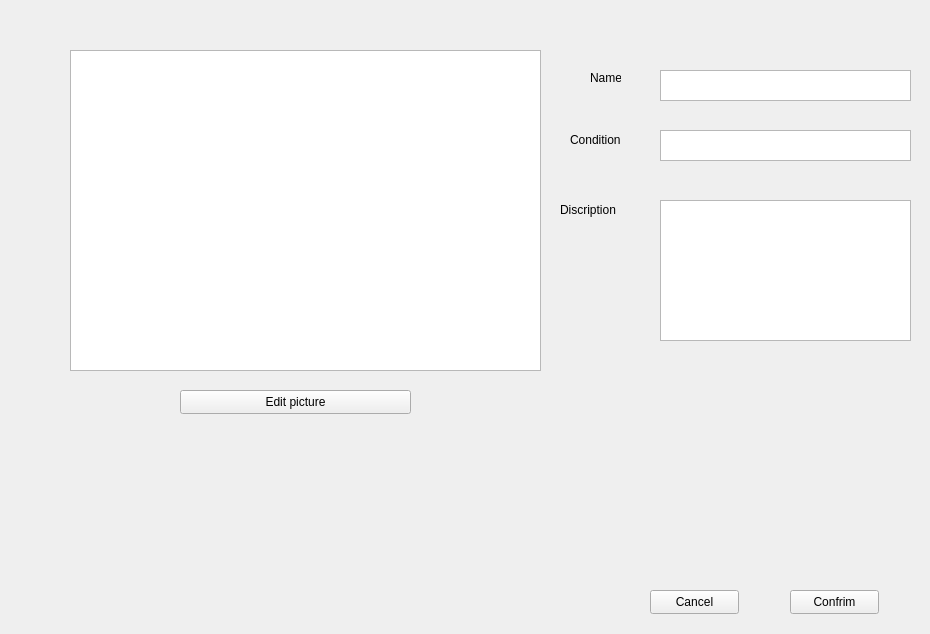
<?xml version="1.0" encoding="UTF-8"?>
<ui version="4.0">
 <class>Edit_Form</class>
 <widget class="QWidget" name="Edit_Form">
  <property name="geometry">
   <rect>
    <x>0</x>
    <y>0</y>
    <width>930</width>
    <height>634</height>
   </rect>
  </property>
  <property name="windowTitle">
   <string>Form</string>
  </property>
  <widget class="QGraphicsView" name="Product">
   <property name="geometry">
    <rect>
     <x>70</x>
     <y>50</y>
     <width>471</width>
     <height>321</height>
    </rect>
   </property>
  </widget>
  <widget class="QPushButton" name="Edit_pic_btn">
   <property name="geometry">
    <rect>
     <x>180</x>
     <y>390</y>
     <width>231</width>
     <height>24</height>
    </rect>
   </property>
   <property name="text">
    <string>Edit picture</string>
   </property>
  </widget>
  <widget class="QTextEdit" name="Name_input">
   <property name="geometry">
    <rect>
     <x>660</x>
     <y>70</y>
     <width>251</width>
     <height>31</height>
    </rect>
   </property>
  </widget>
  <widget class="QTextEdit" name="Condition_input">
   <property name="geometry">
    <rect>
     <x>660</x>
     <y>130</y>
     <width>251</width>
     <height>31</height>
    </rect>
   </property>
  </widget>
  <widget class="QTextEdit" name="Discrip_input">
   <property name="geometry">
    <rect>
     <x>660</x>
     <y>200</y>
     <width>251</width>
     <height>141</height>
    </rect>
   </property>
  </widget>
  <widget class="QLabel" name="label">
   <property name="geometry">
    <rect>
     <x>590</x>
     <y>70</y>
     <width>31</width>
     <height>16</height>
    </rect>
   </property>
   <property name="text">
    <string>Name</string>
   </property>
  </widget>
  <widget class="QLabel" name="label_2">
   <property name="geometry">
    <rect>
     <x>570</x>
     <y>130</y>
     <width>81</width>
     <height>20</height>
    </rect>
   </property>
   <property name="text">
    <string>Condition</string>
   </property>
  </widget>
  <widget class="QLabel" name="label_3">
   <property name="geometry">
    <rect>
     <x>560</x>
     <y>200</y>
     <width>91</width>
     <height>20</height>
    </rect>
   </property>
   <property name="text">
    <string>Discription</string>
   </property>
  </widget>
  <widget class="QPushButton" name="OK_btn">
   <property name="geometry">
    <rect>
     <x>790</x>
     <y>590</y>
     <width>89</width>
     <height>24</height>
    </rect>
   </property>
   <property name="text">
    <string>Confrim</string>
   </property>
  </widget>
  <widget class="QPushButton" name="Cancel_btn">
   <property name="geometry">
    <rect>
     <x>650</x>
     <y>590</y>
     <width>89</width>
     <height>24</height>
    </rect>
   </property>
   <property name="text">
    <string>Cancel</string>
   </property>
  </widget>
 </widget>
 <resources/>
 <connections/>
</ui>
